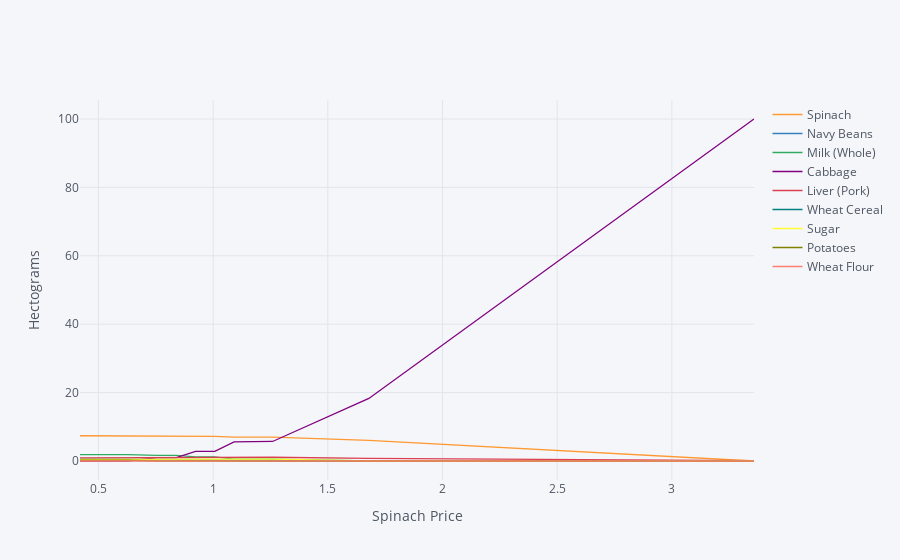

Notebook code cell kept with this figure:
### Markdown cell above
The code below creates a graph which changes prices just for *one* food,
  and traces out the effects of this change on all the foods consumed.

### Code cell
import cufflinks as cf
cf.go_offline()

ReferenceGood = 'Spinach'

scale = [0.5,0.75,0.9,1.,1.1,1.2,1.3,1.4,1.5,2,4]

cost0 = solve_subsistence_problem(FoodNutrients,Prices,diet_min[group],diet_max[group],tol=tol).fun

my_p = Prices.copy()

diet = {}
for s in scale:

    my_p[ReferenceGood] = Prices[ReferenceGood]*s
    result = solve_subsistence_problem(FoodNutrients,my_p,diet_min[group],diet_max[group],tol=tol)
    diet[my_p[ReferenceGood]] = result.diet

Diet_response = pd.DataFrame(diet).T
Diet_response.index.name = '%s Price' % ReferenceGood

Diet_response.reset_index(inplace=True)

# Get rid of units for index (cufflinks chokes)
Diet_response['%s Price' % ReferenceGood] = Diet_response['%s Price' % ReferenceGood].apply(lambda x: x.magnitude)

Diet_response = Diet_response.set_index('%s Price' % ReferenceGood)

# Just look at goods consumed in quantities greater than error tolerance
Diet_response.loc[:,(Diet_response>tol).sum()>0].iplot(xTitle='%s Price' % ReferenceGood,yTitle='Hectograms')

### Figure 1 — Plotly figure (JSON) as saved in the notebook; plotly's stock layout.template omitted (floating-point values rounded to 4 significant figures)
{"data": [{"line": {"color": "rgba(255, 153, 51, 1.0)", "dash": "solid", "shape": "linear", "width": 1.3}, "mode": "lines", "name": "Spinach", "text": "", "type": "scatter", "x": [0.4198, 0.6296, 0.7556, 0.8395, 0.9235, 1.007, 1.091, 1.175, 1.259, 1.679, 3.358], "y": [7.389, 7.389, 7.315, 7.315, 7.18, 7.18, 6.976, 6.969, 6.967, 6.037, 9.59e-09]}, {"line": {"color": "rgba(55, 128, 191, 1.0)", "dash": "solid", "shape": "linear", "width": 1.3}, "mode": "lines", "name": "Navy Beans", "text": "", "type": "scatter", "x": [0.4198, 0.6296, 0.7556, 0.8395, 0.9235, 1.007, 1.091, 1.175, 1.259, 1.679, 3.358], "y": [0.6037, 0.6037, 0.5391, 0.5391, 0.3903, 0.3903, 0.1649, 0.1573, 0.1624, 9.676e-11, 3.856e-08]}, {"line": {"color": "rgba(50, 171, 96, 1.0)", "dash": "solid", "shape": "linear", "width": 1.3}, "mode": "lines", "name": "Milk (Whole)", "text": "", "type": "scatter", "x": [0.4198, 0.6296, 0.7556, 0.8395, 0.9235, 1.007, 1.091, 1.175, 1.259, 1.679, 3.358], "y": [1.889, 1.889, 1.628, 1.628, 1.207, 1.207, 0.5673, 0.5442, 0.5265, 1.773e-09, 1.573e-07]}, {"line": {"color": "rgba(128, 0, 128, 1.0)", "dash": "solid", "shape": "linear", "width": 1.3}, "mode": "lines", "name": "Cabbage", "text": "", "type": "scatter", "x": [0.4198, 0.6296, 0.7556, 0.8395, 0.9235, 1.007, 1.091, 1.175, 1.259, 1.679, 3.358], "y": [6.371e-09, 4.44e-10, 0.9971, 0.9971, 2.826, 2.826, 5.595, 5.691, 5.71, 18.3, 100.0]}, {"line": {"color": "rgba(219, 64, 82, 1.0)", "dash": "solid", "shape": "linear", "width": 1.3}, "mode": "lines", "name": "Liver (Pork)", "text": "", "type": "scatter", "x": [0.4198, 0.6296, 0.7556, 0.8395, 0.9235, 1.007, 1.091, 1.175, 1.259, 1.679, 3.358], "y": [0.8859, 0.8859, 0.9023, 0.9023, 0.9751, 0.9751, 1.085, 1.093, 1.089, 0.7823, 0.09231]}, {"line": {"color": "rgba(0, 128, 128, 1.0)", "dash": "solid", "shape": "linear", "width": 1.3}, "mode": "lines", "name": "Wheat Cereal", "text": "", "type": "scatter", "x": [0.4198, 0.6296, 0.7556, 0.8395, 0.9235, 1.007, 1.091, 1.175, 1.259, 1.679, 3.358], "y": [0.3729, 0.3729, 0.3132, 0.3132, 0.1916, 0.1916, 0.007657, 6.159e-07, 6.265e-09, 4.925e-10, 2.555e-08]}, {"line": {"color": "rgba(255, 255, 51, 1.0)", "dash": "solid", "shape": "linear", "width": 1.3}, "mode": "lines", "name": "Sugar", "text": "", "type": "scatter", "x": [0.4198, 0.6296, 0.7556, 0.8395, 0.9235, 1.007, 1.091, 1.175, 1.259, 1.679, 3.358], "y": [0.4771, 0.4771, 0.4556, 0.4556, 0.3874, 0.3874, 0.5627, 0.5697, 0.5665, 9.319e-11, 8.613e-08]}, {"line": {"color": "rgba(128, 128, 0, 1.0)", "dash": "solid", "shape": "linear", "width": 1.3}, "mode": "lines", "name": "Potatoes", "text": "", "type": "scatter", "x": [0.4198, 0.6296, 0.7556, 0.8395, 0.9235, 1.007, 1.091, 1.175, 1.259, 1.679, 3.358], "y": [0.2251, 0.2251, 4.495e-11, 6.222e-10, 1.352e-10, 1.644e-09, 4.624e-09, 9.11e-07, 1.408e-08, 2.605e-09, 1.723e-07]}, {"line": {"color": "rgba(251, 128, 114, 1.0)", "dash": "solid", "shape": "linear", "width": 1.3}, "mode": "lines", "name": "Wheat Flour", "text": "", "type": "scatter", "x": [0.4198, 0.6296, 0.7556, 0.8395, 0.9235, 1.007, 1.091, 1.175, 1.259, 1.679, 3.358], "y": [2.805e-09, 1.208e-09, 7.168e-11, 2.433e-09, 4.093e-11, 1.492e-09, 9.651e-09, 4.995e-06, 4.316e-08, 1.952e-09, 7.442e-08]}], "layout": {"legend": {"bgcolor": "#F5F6F9", "font": {"color": "#4D5663"}}, "paper_bgcolor": "#F5F6F9", "plot_bgcolor": "#F5F6F9", "title": {"font": {"color": "#4D5663"}}, "xaxis": {"gridcolor": "#E1E5ED", "showgrid": true, "tickfont": {"color": "#4D5663"}, "title": {"font": {"color": "#4D5663"}, "text": "Spinach Price"}, "zerolinecolor": "#E1E5ED"}, "yaxis": {"gridcolor": "#E1E5ED", "showgrid": true, "tickfont": {"color": "#4D5663"}, "title": {"font": {"color": "#4D5663"}, "text": "Hectograms"}, "zerolinecolor": "#E1E5ED"}}}
